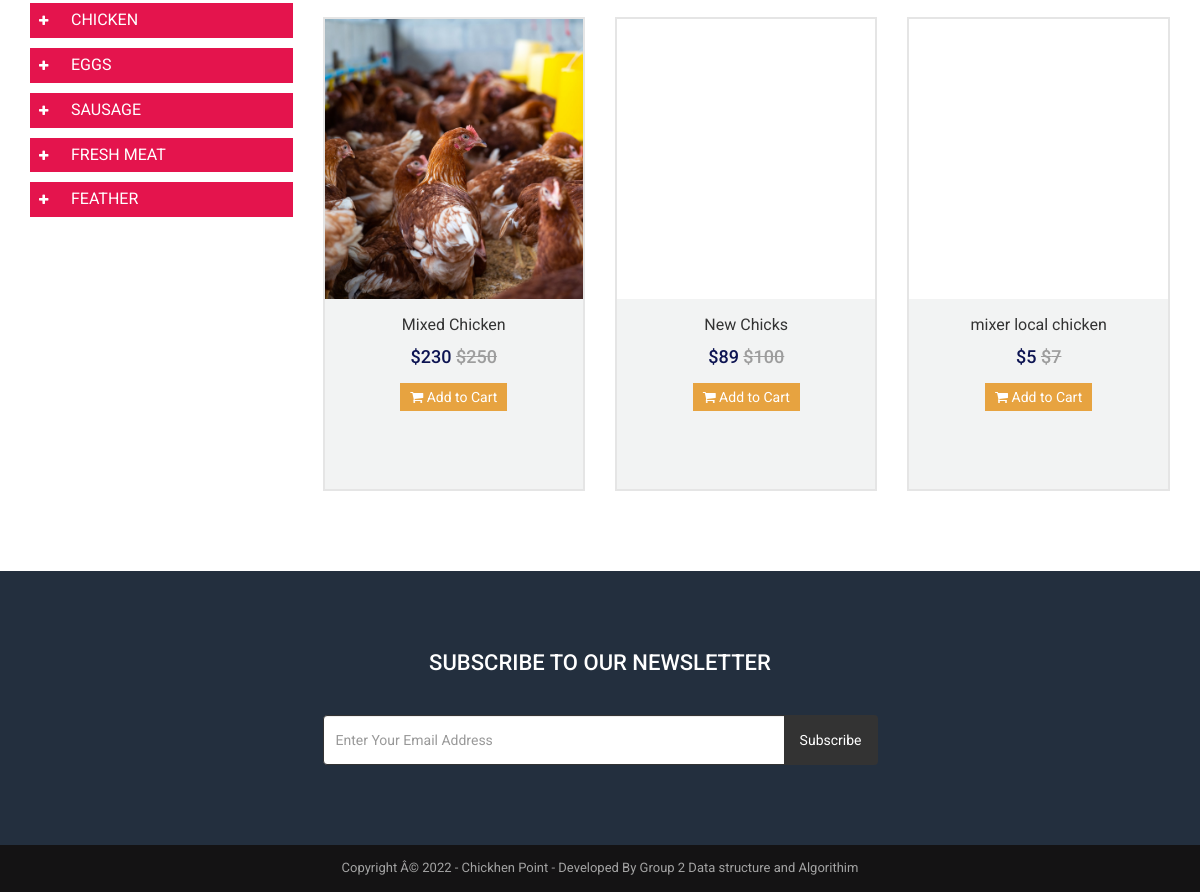
Page /product-category.php?id=1&type=top-category (signed in, lower part) on the earlier database version.
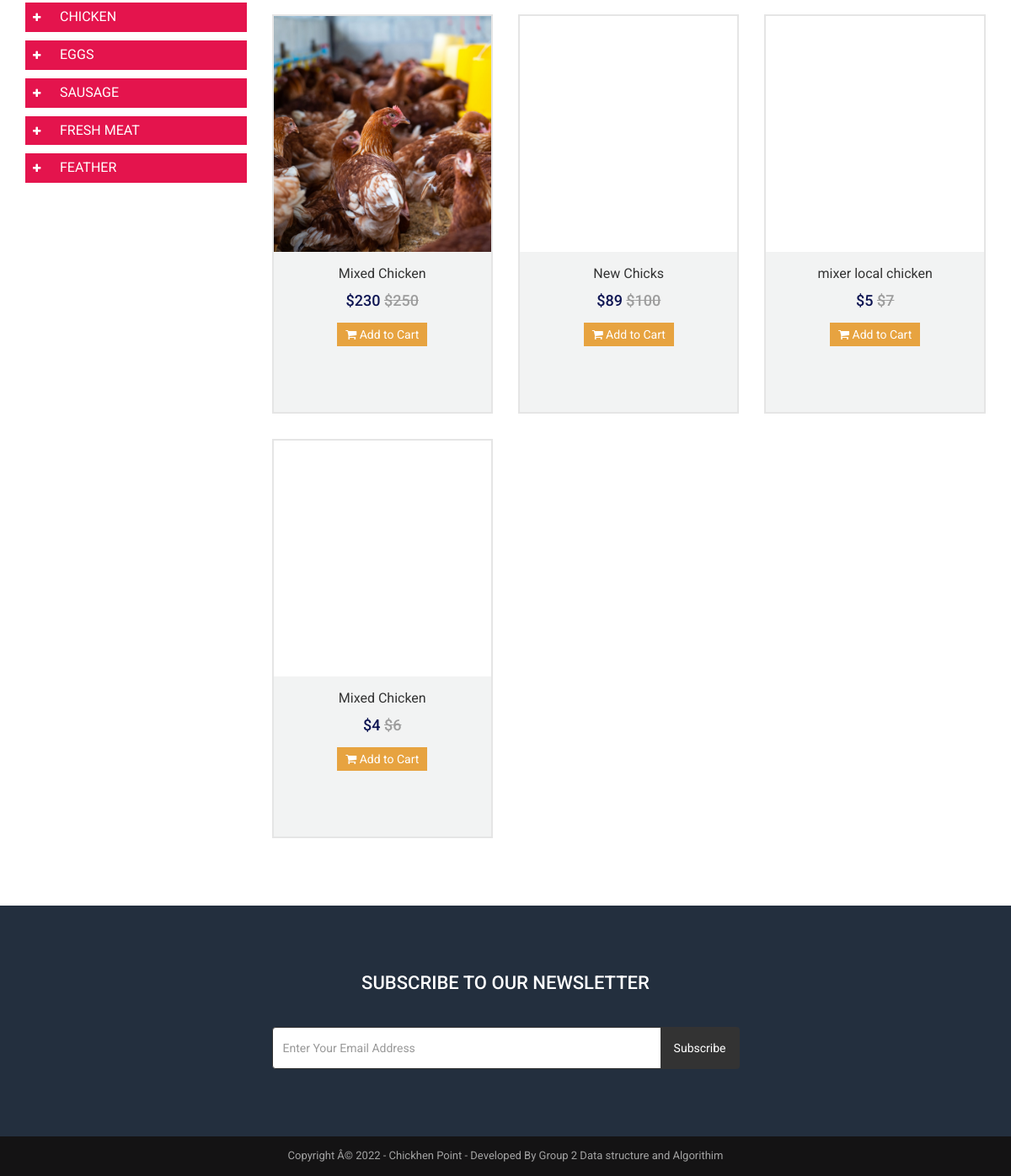
Same page on the later database version.
### tables this page shows
CREATE TABLE `tbl_top_category` (
  `tcat_id` int(11) NOT NULL,
  `tcat_name` varchar(255) NOT NULL,
  `show_on_menu` int(1) NOT NULL
);

CREATE TABLE `tbl_product` (
  `p_id` int(11) NOT NULL,
  `p_name` varchar(255) NOT NULL,
  `p_old_price` varchar(10) NOT NULL,
  `p_current_price` varchar(10) NOT NULL,
  `p_qty` int(10) NOT NULL,
  `p_featured_photo` varchar(255) NOT NULL,
  `p_description` text NOT NULL,
  `p_short_description` text NOT NULL,
  `p_feature` text NOT NULL,
  `p_condition` text NOT NULL,
  `p_return_policy` text NOT NULL,
  `p_total_view` int(11) NOT NULL,
  `p_is_featured` int(1) NOT NULL,
  `p_is_active` int(1) NOT NULL,
  `ecat_id` int(11) NOT NULL
);

### sidebar-category.php (the view, shortened to what the changed rows need)
<div id="left" class="span3">
    <ul id="menu-group-1" class="nav menu">
        <?php
            $i=0;
            $statement = $pdo->prepare("SELECT * FROM tbl_top_category WHERE show_on_menu=1");
            $statement->execute();
            $result = $statement->fetchAll(PDO::FETCH_ASSOC);
            foreach ($result as $row) {
                $i++;
                ?>
                <li class="cat-level-1 deeper parent">
                    <a class="" href="product-category.php?id=<?php echo $row['tcat_id']; ?>&type=top-category">
                        <span data-toggle="collapse" data-parent="#menu-group-1" href="#cat-lvl1-id-<?php echo $i; ?>" class="sign"><i class="fa fa-plus"></i></span>
                        <span class="lbl"><?php echo $row['tcat_name']; ?></span>
                    </a>
                </li>
                <?php
            }
        ?>
    </ul>
</div>

### product-category.php (shortened to what the changed rows need)
<?php require_once('header.php'); ?>
<?php
if( !isset($_REQUEST['id']) || !isset($_REQUEST['type']) ) {
    header('location: index.php');
    exit;
} else {
    if( ($_REQUEST['type'] != 'top-category') && ($_REQUEST['type'] != 'mid-category') && ($_REQUEST['type'] != 'end-category') ) {
        header('location: index.php');
        exit;
    } else {
        $statement = $pdo->prepare("SELECT * FROM tbl_top_category");
        $statement->execute();
        $result = $statement->fetchAll(PDO::FETCH_ASSOC);
        foreach ($result as $row) {
            $top[] = $row['tcat_id'];
        }
        $statement = $pdo->prepare("SELECT * FROM tbl_mid_category");
        $statement->execute();
        $result = $statement->fetchAll(PDO::FETCH_ASSOC);
        foreach ($result as $row) {
            $mid[] = $row['mcat_id'];
            $mid2[] = $row['tcat_id'];
        }
        $statement = $pdo->prepare("SELECT * FROM tbl_end_category");
        $statement->execute();
        $result = $statement->fetchAll(PDO::FETCH_ASSOC);
        foreach ($result as $row) {
            $end[] = $row['ecat_id'];
            $end2[] = $row['mcat_id'];
        }
        if($_REQUEST['type'] == 'top-category') {
            if(!in_array($_REQUEST['id'],$top)) {
                header('location: index.php');
                exit;
            } else {
                $arr1 = array();
                $arr2 = array();
                for ($i=0; $i < count($mid); $i++) {
                    if($mid2[$i] == $_REQUEST['id']) {
                        $arr1[] = $mid[$i];
                    }
                }
                for ($j=0; $j < count($arr1); $j++) {
                    for ($i=0; $i < count($end); $i++) {
                        if($end2[$i] == $arr1[$j]) {
                            $arr2[] = $end[$i];
                        }
                    }
                }
                $final_ecat_ids = $arr2;
            }
        }
    }
}
?>
<div class="page">
    <div class="container">
        <div class="row">
          <div class="col-md-3">
                <?php require_once('sidebar-category.php'); ?>
            </div>
            <div class="col-md-9">
                <div class="product product-cat">
                    <div class="row">
                        <?php
                        $prod_count = 0;
                        $statement = $pdo->prepare("SELECT * FROM tbl_product");
                        $statement->execute();
                        $result = $statement->fetchAll(PDO::FETCH_ASSOC);
                        foreach ($result as $row) {
                            $prod_table_ecat_ids[] = $row['ecat_id'];
                        }
                        for($ii=0;$ii<count($final_ecat_ids);$ii++):
                            if(in_array($final_ecat_ids[$ii],$prod_table_ecat_ids)) {
                                $prod_count++;
                            }
                        endfor;
                        if($prod_count==0) {
                            echo '<div class="pl_15">'.LANG_VALUE_153.'</div>';
                        } else {
                            for($ii=0;$ii<count($final_ecat_ids);$ii++) {
                                $statement = $pdo->prepare("SELECT * FROM tbl_product WHERE ecat_id=? AND p_is_active=?");
                                $statement->execute(array($final_ecat_ids[$ii],1));
                                $result = $statement->fetchAll(PDO::FETCH_ASSOC);
                                foreach ($result as $row) {
                                    ?>
                                    <div class="col-md-4 item item-product-cat">
                                        <div class="inner">
                                            <div class="thumb">
                                                <div class="photo" style="background-image:url(assets/uploads/<?php echo $row['p_featured_photo']; ?>);"></div>
                                            </div>
                                            <div class="text">
                                                <h3><a href="product.php?id=<?php echo $row['p_id']; ?>"><?php echo $row['p_name']; ?></a></h3>
                                                <h4>
                                                    <?php echo LANG_VALUE_1; ?><?php echo $row['p_current_price']; ?>
                                                    <?php if($row['p_old_price'] != ''): ?>
                                                    <del>
                                                        <?php echo LANG_VALUE_1; ?><?php echo $row['p_old_price']; ?>
                                                    </del>
                                                    <?php endif; ?>
                                                </h4>
                                                <?php if($row['p_qty'] == 0): ?>
                                                    <div class="out-of-stock">
                                                        <div class="inner">
                                                            Out Of Stock
                                                        </div>
                                                    </div>
                                                <?php else: ?>
                                                    <p><a href="product.php?id=<?php echo $row['p_id']; ?>"><i class="fa fa-shopping-cart"></i> <?php echo LANG_VALUE_154; ?></a></p>
                                                <?php endif; ?>
                                            </div>
                                        </div>
                                    </div>
                                    <?php
                                }
                            }
                        }
                        ?>
                    </div>
                </div>
            </div>
        </div>
    </div>
</div>
<?php require_once('footer.php'); ?>

Differences in the rows shown:
now on this page (row edited): tbl_product: p_name "Mixed Chicken", p_current_price "4", p_old_price "6"
